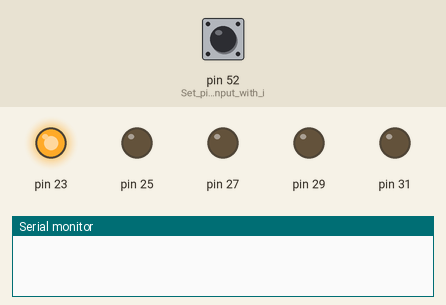
The sketch below on a simulated Arduino Mega 2560, built with avr-gcc and run on an emulated ATmega2560. Shown: output pins drawn as LEDs (lit = HIGH), the last lines printed to the serial monitor. The test bench sets the inputs (shaded band); at power-on: pin 52 (Set_pin_7_as_input_with_i) HIGH.

Above: at 1.8 s.
1.9 s: pin 52 (Set_pin_7_as_input_with_i) pulled LOW for 0.6 s
At 2.4 s:
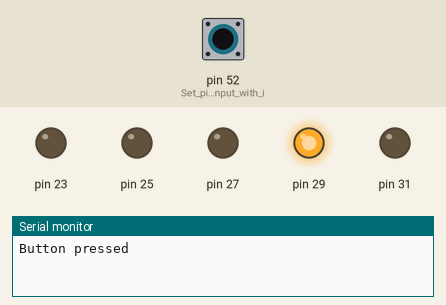
At 5.1 s:
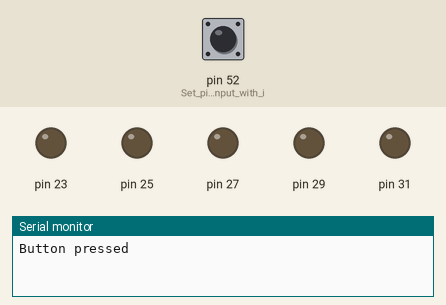
Timing chart, 0 to 17.5 s (numbered marks = the images above; inputs shaded):
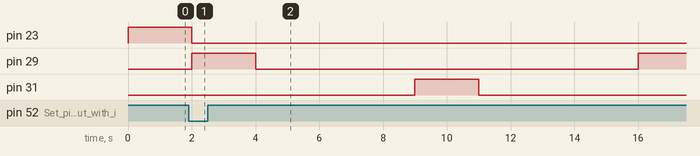

The sketch:

Animatronics.ino
```cpp
using namespace std;

class digitalOutController {
  public:
    int pin;
    bool status;

    digitalOutController(int pin_num) {
      pin = pin_num;
      status = false;
      pinMode(pin, OUTPUT);
    }

    int toggle() {
      if(status) {
        digitalWrite(pin, LOW);
        status = false;
      } else {
        digitalWrite(pin, HIGH);
        status = true;
      }
      return 0;
    }

    int turn_on() {
      digitalWrite(pin, HIGH);
      status = true;
      return 0;
    }

    int turn_off() {
      digitalWrite(pin, LOW);
      status = false;
      return 0;
    }
};

class pneumaticAxis {
  public:
    int location;
    digitalOutController positiveMotion;
    digitalOutController negativeMotion;

    // Proper initialization list
    pneumaticAxis(int posMotPin, int negMotPin)
      : positiveMotion(posMotPin), negativeMotion(negMotPin) {}

    int move_positive() {
      positiveMotion.turn_on();
      delay(2000);
      positiveMotion.turn_off();
    }

    int move_negative() {
      negativeMotion.turn_on();
      delay(2000);
      negativeMotion.turn_off();
    }
};

// Correct object instantiation
pneumaticAxis lr(25, 27);
digitalOutController pump(23);  // Assign a valid pin number
pneumaticAxis ladder(29, 31);

void setup() {
  pump.turn_on();

  Serial.begin(9600); // Initialize serial communication
  pinMode(52, INPUT_PULLUP); // Set pin 7 as input with internal pull-up resistor
  // Wait for the button to be pressed

  while(digitalRead(52) == 1){
    delay(500);
  }
  Serial.println("Button pressed");
  pump.turn_off();
}

void loop() {

  ladder.move_positive();
  delay(5000);
  ladder.move_negative();
  delay(5000);
}
```

Measured:
- after the input at 1.9 s, pin 23: HIGH → LOW after 0.10 s; pin 29: LOW → HIGH after 0.10 s, → LOW 2.0 s later, → HIGH 12.0 s later; pin 31: LOW → HIGH after 7.1 s, → LOW 2.0 s later
